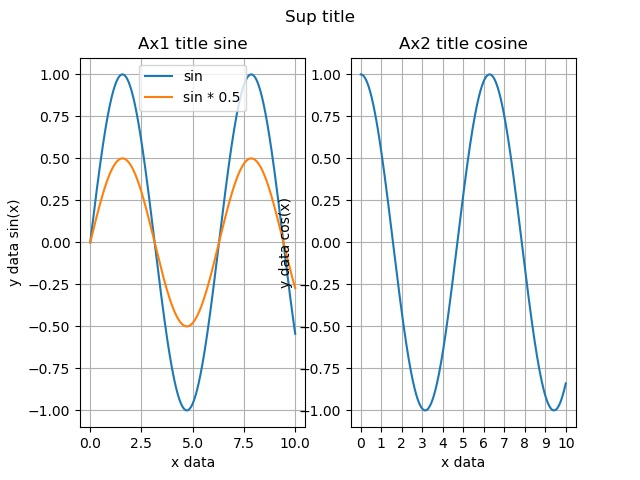

The Python source for this figure:
#!/usr/bin/env python
"""
Basic Matplotlib examples shows:
- create figure, subplots
- create axes
- x/y label
- x/y limit
- set ticks
- legend
- grid
"""


import matplotlib.pyplot as plt
import numpy as np


fig = plt.figure()

rows = 1
cols = 2
ax1 = fig.add_subplot(rows, cols, 1)
ax2 = fig.add_subplot(rows, cols, 2)


x = np.linspace(0, 10, 1000)
y_sin = np.sin(x)
y_sin_2 = np.sin(x) * 0.5
y_cos = np.cos(x)

ax1.plot(x, y_sin)
ax1.plot(x, y_sin_2)
ax2.plot(x, y_cos)

# set title
fig.suptitle('Sup title')
ax1.set_title('Ax1 title sine')
ax2.set_title('Ax2 title cosine')

# set labels
# ax1.set_xlabel('x data')
ax1.set_ylabel('y data sin(x)')
ax2.set_xlabel('x data')
ax2.set_ylabel('y data cos(x)')

# set ticks
ax2.set_xticks(range(0, 11))

# set legend
# see legend documentation for details
# loc: strings
#     - 'best'
#     - 'upper right'
#     - 'center'
ax1.legend(['sin', 'sin * 0.5'], loc='best')

# set grid
ax1.grid(True)
ax2.grid(True)

# save figure
#   bbox_inches='tight' removes whitespaces around figure
plt.savefig('mpl_basics.jpg', bbox_inches='tight')
plt.show()

# close figure
plt.close('all')

